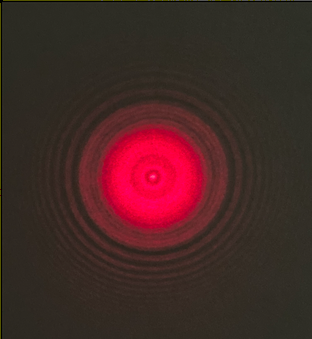
#> input picture Personal_Projects/Reverse_Colour/Poisson.png, 312 x 339 px, shrunk from 685 x 746 before the run, found by its file name
$ python Reverse_colour.py
#> lines starting #> are read from the running program, lines starting #| are printed output that depends on the picture
import cv2
image_name="Poisson"
img = cv2.imread(f'{image_name}.PNG',1)
#> img is the input picture: shape (339, 312, 3); mean B, G, R 38.2, 40.1, 68.8
cv2.imshow("img",img)
img_shape= img.shape
#> img_shape = (339, 312, 3)
print (img_shape)
#| (339, 312, 3)
gray = cv2.cvtColor(img, cv2.COLOR_BGR2GRAY)
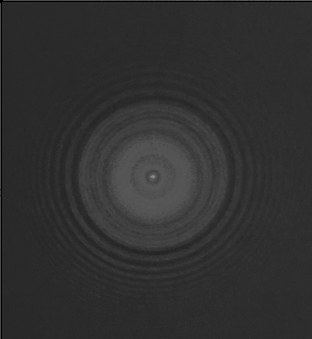
#> gray: shape (339, 312); min 0, max 144, mean 48.3
dst = 255-gray
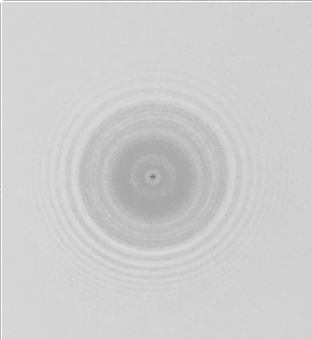
#> dst: shape (339, 312); min 111, max 255, mean 206.7
#cv2.imshow("dst",dst)
#cv2.waitKey()
cv2.imwrite(f'{image_name}_inverted.PNG', dst)
